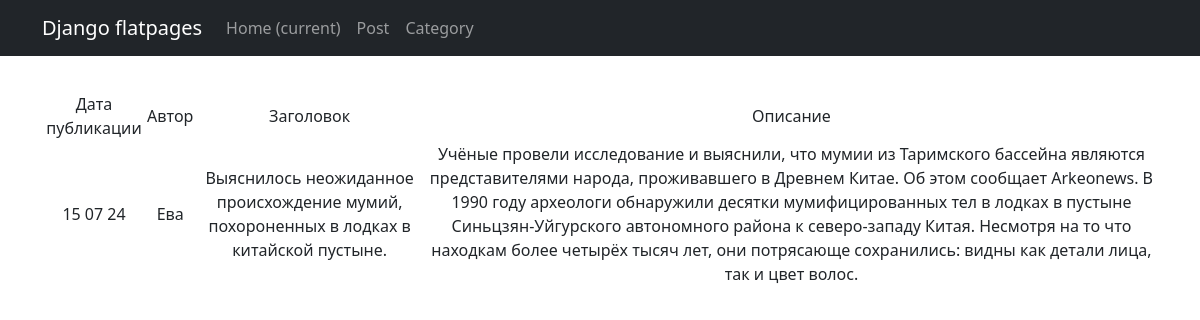
Screenshot of /news/10 with the database file from the repository.
### news/models.py (models this page shows, shortened)
class Post(models.Model):
    article = 'AR'
    news = 'NE'
    POST = [
        (news, 'Новости'),
        (article, 'Статья')
    ]
    author = models.ForeignKey(Author, on_delete=models.CASCADE, related_name='posts')
    field = models.CharField(max_length=2, choices=POST, default=news)
    time_in = models.DateTimeField(auto_now_add=True)
    category = models.ManyToManyField(Category, through='PostCategory')
    title = models.CharField(max_length=250)
    text = models.TextField()
    rating = models.IntegerField(default=0)

class Author(models.Model):
    user = models.OneToOneField(User, on_delete=models.CASCADE)
    rating = models.IntegerField(default=0)

### news/views.py (the view)
# urls.py: path('<int:pk>', PostDetail.as_view(), name='post_detail'),
class PostDetail(DetailView):
    model = Post
    template_name = 'posts.html'
    context_object_name = 'Post'

### news/templatetags/custom_filters.py (called while the page is built)
@register.filter()
def censor(value):
    for word in censor_list:
        value = value.replace(word[1:], '*' * len(word[1:]))
    return value

### templates/posts.html (shortened to what this page needs)
{% extends 'flatpages/default.html' %}
{% load custom_filters %}
{% block content %}
{% if Post %}
        <table width="100%" style="margin-top: 35px">
            <tr>
                <td>Дата публикации</td>
                <td>Автор</td>
                <td>Заголовок</td>
                <td>Описание</td>
            </tr>
            <tr>
                <td>{{ Post.time_in|date:'d m y' }}</td>
                <td>{{ Post.author.user }}</td>
                <td>{{ Post.title|censor }}</td>
                <td>{{ Post.text|censor }}</td>
            </tr>
        </table>
{% endif %}
{% endblock content %}

### rows the page displays
Post: time_in "15 07 24", author.user "Ева", title|censor "Выяснилось неожиданное происхождение мумий, похороненных в лодках в китайской пустыне.", text|censor "Учёные провели исследование и выяснили, что мумии из Таримского бассейна являются представителями народа, проживавшего в Древнем Китае. Об этом сообщает Arkeonews. В 1990 году археологи обнаружили десятки мумифицированных тел в лодках в пустыне Синьцзян-Уйгурского автономного района к северо-западу Китая. Несмотря на то что находкам более четырёх тысяч лет, они потрясающе сохранились: видны как детали лица, так и цвет волос."
